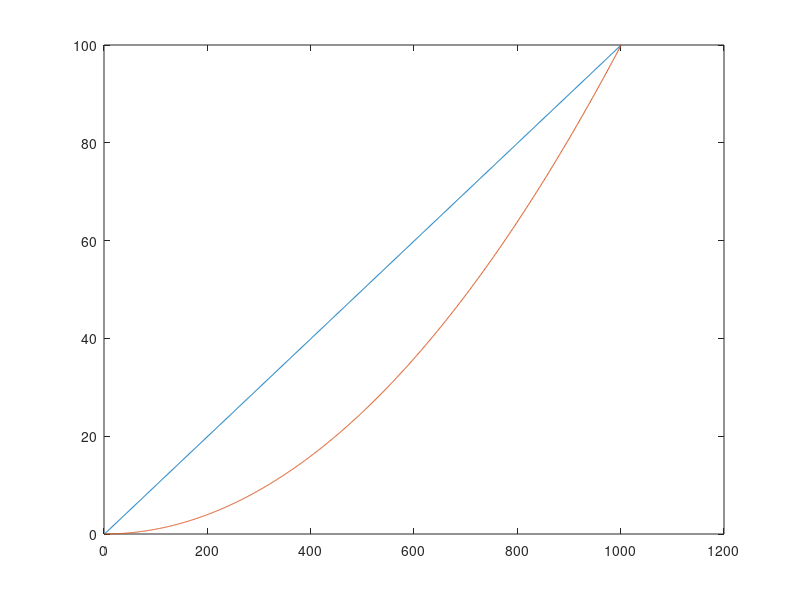
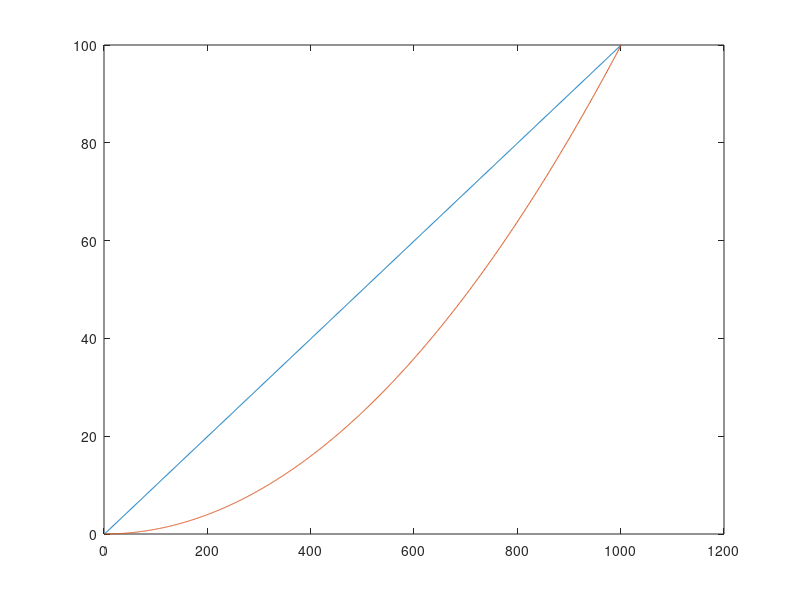

MATLAB code to generate these figures, in order:
close all
clc

offSet = 20;

plotPhase = 0:0.1:100;
y = plotPhase.^2/100;

figure
plot(plotPhase)
hold on
plot(y)

[plotPhase, sortIndex] = sort(plotPhase);
y = y(sortIndex);

figure
plot(plotPhase)
hold on
plot(y)